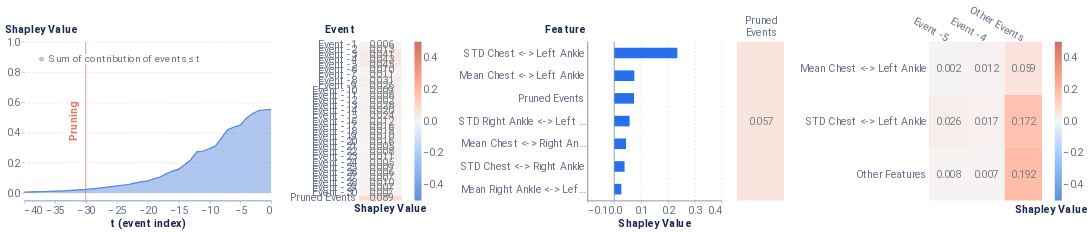

Notebook code cell kept with this figure:
### Markdown cell above
### Local Report on positive instance

### Code cell
from timeshap.explainer import local_report

pruning_dict = {'tol': 0.025}
event_dict = {'rs': 42, 'nsamples': 32000}
feature_dict = {'rs': 42, 'nsamples': 32000, 'feature_names': model_features, 'plot_features': plot_feats}
cell_dict = {'rs': 42, 'nsamples': 32000, 'top_x_feats': 2, 'top_x_events': 2}
local_report(f, pos_x_data, pruning_dict, event_dict, feature_dict, cell_dict=cell_dict, entity_uuid=positive_sequence_id, entity_col='all_id', baseline=average_event)

### Figure 1 — Vega-Lite specification as saved in the notebook (floating-point values rounded to 4 significant figures)
{"config": {"axis": {"domain": true, "domainColor": "#666F89", "grid": false, "gridCap": "round", "gridColor": "#B3B7C4", "gridDash": [2, 4], "gridWidth": 0.5, "labelColor": "#666F89", "labelFont": "Roboto, Arial, sans-serif", "labelPadding": 2, "tickColor": "#666F89", "tickOpacity": 0.5, "tickSize": 4, "titleColor": "#19274E", "titleFont": "Roboto, Arial, sans-serif", "titleFontSize": 12}, "axisBand": {"domain": true, "labelPadding": 4, "ticks": false}, "axisY": {"domain": false, "titleAlign": "left", "titleAngle": 0, "titleX": -20, "titleY": -10}, "legend": {"labelColor": "#666F89", "labelFont": "Roboto, Arial, sans-serif", "labelFontSize": 12, "symbolSize": 40, "titleColor": "#19274E", "titleFont": "Roboto, Arial, sans-serif", "titleFontSize": 12, "titlePadding": 4}, "arc": {"stroke": "#FFFFFF", "strokeWidth": 1}, "bar": {"fill": "#2770EB", "stroke": null}, "line": {"stroke": "#2770EB", "strokeWidth": 2}, "path": {"stroke": "#2770EB", "strokeWidth": 0.5}, "point": {"fill": "#2770EB", "shape": "circle", "filled": true}, "rect": {"fill": "#2770EB"}, "rule": {"stroke": "#666F89"}, "shape": {"stroke": "#2770EB"}, "text": {"color": "#19274E", "font": "Roboto, Arial, sans-serif", "fontSize": 12}, "range": {"category": ["#2770EB", "#77B98A", "#DA5252", "#FFC400", "#A87AEA", "#00A39E", "#19274E"], "diverging": ["#006360", "#2BB3AE", "#96D9D7", "#FFFFFF", "#EDAAAA", "#DA5252", "#811D1D"], "heatmap": ["#18448F", "#1B4EA5", "#2770EB", "#4C88EE", "#82ACF3", "#A6C4F7", "#E9F1FD"], "ramp": ["#18448F", "#1B4EA5", "#2770EB", "#4C88EE", "#82ACF3", "#A6C4F7", "#E9F1FD"]}, "background": "#FFFFFF", "group": {"fill": "#FFFFFF"}, "header": {"labelColor": "#19274E", "labelFont": "Roboto, Arial, sans-serif", "labelFontSize": 12, "titleColor": "#19274E", "titleFont": "Roboto, Arial, sans-serif", "titleFontSize": 16}, "title": {"anchor": "start", "color": "#19274E", "font": "Roboto, Arial, sans-serif", "fontSize": 20, "fontWeight": "bold", "offset": 20, "subtitleColor": "#19274E", "subtitleFontSize": 16}, "view": {"continuousHeight": 300, "continuousWidth": 400, "stroke": "transparent"}}, "hconcat": [{"layer": [{"mark": {"type": "area", "opacity": 0.5}, "encoding": {"color": {"field": "Coalition", "legend": {"fillColor": "white", "labelFontSize": 14, "labelLimit": 0, "orient": "top-left", "symbolSize": 50, "symbolStrokeWidth": 0, "title": null}, "scale": {"domain": ["Sum of contribution of events ≤ t"], "range": ["#618FE0"]}, "type": "nominal"}, "x": {"axis": {"labelFontSize": 15, "title": "t (event index)", "titleFontSize": 15}, "field": "t (event index)", "type": "quantitative"}, "y": {"axis": {"grid": true, "labelFontSize": 15, "titleFontSize": 15, "titleX": -28}, "field": "Shapley Value", "scale": {"domain": [-0.05, 1]}, "type": "quantitative"}}}, {"mark": "line", "encoding": {"color": {"field": "Coalition", "legend": {"fillColor": "white", "labelFontSize": 14, "labelLimit": 0, "orient": "top-left", "symbolSize": 50, "symbolStrokeWidth": 0, "title": null}, "scale": {"domain": ["Sum of contribution of events ≤ t"], "range": ["#618FE0"]}, "type": "nominal"}, "x": {"axis": {"labelFontSize": 15, "title": "t (event index)", "titleFontSize": 15}, "field": "t (event index)", "type": "quantitative"}, "y": {"axis": {"grid": true, "labelFontSize": 15, "titleFontSize": 15, "titleX": -28}, "field": "Shapley Value", "scale": {"domain": [-0.05, 1]}, "type": "quantitative"}}}, {"data": {"name": "data-214b1be6f8303b638ed06bc90701ee2d"}, "mark": {"type": "rule", "color": "#E17560"}, "encoding": {"x": {"field": "x", "type": "quantitative"}}}, {"data": {"name": "data-1ff5f42b34f55fe91292a24c0e6ec62d"}, "mark": {"type": "text", "angle": 270, "color": "#E17560", "fontSize": 15, "fontWeight": "bold", "text": "Pruning"}, "encoding": {"x": {"field": "x", "type": "quantitative"}}}], "data": {"name": "data-cea5a59822bcda18601a5234d1603b38"}, "height": 225, "width": 350}, {"layer": [{"mark": "rect", "encoding": {"color": {"field": "rounded", "legend": {"gradientLength": 225, "gradientThickness": 10, "labelFontSize": 15, "orient": "right"}, "scale": {"domain": [-0.5, 0.5], "range": ["#5f8fd6", "#99c3fb", "#f5f5f5", "#ffaa92", "#d16f5b"]}, "title": null, "type": "quantitative"}, "x": {"axis": {"title": "Shapley Value", "titleFontSize": 15}, "field": "column", "type": "ordinal"}, "y": {"axis": {"domain": false, "labelFontSize": 15, "title": "Event", "titleFontSize": 15, "titleX": -49}, "field": "Feature", "sort": ["Event -1", "Event -2", "Event -3", "Event -4", "Event -5", "Event -6", "Event -7", "Event -8", "Event -9", "Event -10", "Event -11", "Event -12", "Event -13", "Event -14", "Event -15", "Event -16", "Event -17", "Event -18", "Event -19", "Event -20", "Event -21", "Event -22", "Event -23", "Event -24", "Event -25", "Event -26", "Event -27", "Event -28", "Event -29", "Event -30", "Pruned Events"], "type": "ordinal"}}}, {"mark": {"type": "text", "align": "right", "baseline": "middle", "color": "#798184", "dx": 18, "fontSize": 15}, "encoding": {"text": {"field": "rounded_str", "type": "nominal"}, "x": {"axis": {"domain": false, "labels": false, "title": "Shapley Value", "titleX": 43}, "field": "column", "type": "ordinal"}, "y": {"axis": {"domain": false, "labelFontSize": 15, "title": "Event", "titleFontSize": 15, "titleX": -49}, "field": "Feature", "sort": ["Event -1", "Event -2", "Event -3", "Event -4", "Event -5", "Event -6", "Event -7", "Event -8", "Event -9", "Event -10", "Event -11", "Event -12", "Event -13", "Event -14", "Event -15", "Event -16", "Event -17", "Event -18", "Event -19", "Event -20", "Event -21", "Event -22", "Event -23", "Event -24", "Event -25", "Event -26", "Event -27", "Event -28", "Event -29", "Event -30", "Pruned Events"], "type": "ordinal"}}}], "data": {"name": "data-2ebb311181da288a61f36ceb0dee0a97"}, "height": 225, "width": 60}, {"layer": [{"data": {"name": "data-d706df3aeb108fd36f726d02e343b93c"}, "mark": {"type": "bar", "size": 15, "thickness": 1}, "encoding": {"x": {"axis": {"grid": true, "labelFontSize": 15, "title": "Shapley Value", "titleFontSize": 15}, "field": "Shapley Value", "scale": {"domain": [-0.1, 0.4]}, "type": "quantitative"}, "y": {"axis": {"labelFontSize": 15, "title": "Feature", "titleFontSize": 15, "titleX": -61}, "field": "Feature", "sort": {"field": "sort_col", "order": "descending"}, "type": "nominal"}}}, {"data": {"name": "data-9c00aa9dc2b1c1a0b4bf9b34ead12925"}, "mark": {"type": "rule", "color": "#798184"}, "encoding": {"x": {"field": "x", "type": "quantitative"}}}], "height": 225, "width": 190}, {"hconcat": [{"layer": [{"mark": "rect", "encoding": {"color": {"field": "rounded", "legend": null, "scale": {"domain": [-0.5, 0.5], "range": ["#5f8fd6", "#99c3fb", "#f5f5f5", "#ffaa92", "#d16f5b"]}, "title": null, "type": "quantitative"}, "x": {"axis": {"titleFontSize": 15}, "field": "Event", "type": "nominal"}, "y": {"axis": {"domain": false, "labels": false, "title": null}, "field": "Feature", "type": "nominal"}}}, {"mark": {"type": "text", "align": "right", "baseline": "middle", "color": "#798184", "dx": 18, "fontSize": 15}, "encoding": {"text": {"field": "rounded_str", "type": "nominal"}, "x": {"axis": {"domain": false, "labelAngle": 0, "labelFontSize": 15, "labelOffset": 24, "labelPadding": 30, "orient": "top", "title": null}, "field": "Event", "type": "nominal"}, "y": {"axis": {"domain": false, "labels": false, "title": null}, "field": "Feature", "type": "nominal"}}}], "data": {"name": "data-dd66ae5b026e1b75503590bc749ec32e"}, "height": 225, "width": 66.67}, {"layer": [{"mark": "rect", "encoding": {"color": {"field": "rounded", "legend": {"gradientLength": 225, "gradientThickness": 10, "labelFontSize": 15, "orient": "right"}, "scale": {"domain": [-0.5, 0.5], "range": ["#5f8fd6", "#99c3fb", "#f5f5f5", "#ffaa92", "#d16f5b"]}, "title": null, "type": "quantitative"}, "x": {"axis": {"titleFontSize": 15}, "field": "Event", "sort": ["Event -5", "Event -4"], "type": "nominal"}, "y": {"axis": {"domain": false, "labelFontSize": 15, "title": null}, "field": "Feature", "sort": ["Mean Chest <-> Left Ankle", "STD Chest <-> Left Ankle"], "type": "nominal"}}}, {"mark": {"type": "text", "align": "right", "baseline": "middle", "color": "#798184", "dx": 18, "fontSize": 15}, "encoding": {"text": {"field": "rounded_str", "type": "nominal"}, "x": {"axis": {"domain": false, "labelAngle": 30, "labelFontSize": 15, "orient": "top", "title": "Shapley Value", "titleX": 172, "titleY": 245}, "field": "Event", "sort": ["Event -5", "Event -4"], "type": "nominal"}, "y": {"axis": {"domain": false, "labelFontSize": 15, "title": null}, "field": "Feature", "sort": ["Mean Chest <-> Left Ankle", "STD Chest <-> Left Ankle"], "type": "nominal"}}}], "data": {"name": "data-faa3c35fe765f8520ad864b7b9b37582"}, "height": 225, "width": 160}], "resolve": {"scale": {"color": "independent"}}}], "resolve": {"scale": {"color": "independent"}}, "$schema": "https://vega.github.io/schema/vega-lite/v4.17.0.json", "datasets": {"data-cea5a59822bcda18601a5234d1603b38": [{"Coalition": "Sum of contribution of events > t", "t (event index)": 0, "Shapley Value": 0.0}, {"Coalition": "Sum of contribution of events ≤ t", "t (event index)": 0, "Shapley Value": 0.5511}, {"Coalition": "Sum of contribution of events > t", "t (event index)": -1, "Shapley Value": 0.002203}, {"Coalition": "Sum of contribution of events ≤ t", "t (event index)": -1, "Shapley Value": 0.5489}, {"Coalition": "Sum of contribution of events > t", "t (event index)": -2, "Shapley Value": 0.007278}, {"Coalition": "Sum of contribution of events ≤ t", "t (event index)": -2, "Shapley Value": 0.5438}, {"Coalition": "Sum of contribution of events > t", "t (event index)": -3, "Shapley Value": 0.02611}, {"Coalition": "Sum of contribution of events ≤ t", "t (event index)": -3, "Shapley Value": 0.525}, {"Coalition": "Sum of contribution of events > t", "t (event index)": -4, "Shapley Value": 0.05748}, {"Coalition": "Sum of contribution of events ≤ t", "t (event index)": -4, "Shapley Value": 0.4936}, {"Coalition": "Sum of contribution of events > t", "t (event index)": -5, "Shapley Value": 0.1027}, {"Coalition": "Sum of contribution of events ≤ t", "t (event index)": -5, "Shapley Value": 0.4484}, {"Coalition": "Sum of contribution of events > t", "t (event index)": -6, "Shapley Value": 0.1158}, {"Coalition": "Sum of contribution of events ≤ t", "t (event index)": -6, "Shapley Value": 0.4353}, {"Coalition": "Sum of contribution of events > t", "t (event index)": -7, "Shapley Value": 0.133}, {"Coalition": "Sum of contribution of events ≤ t", "t (event index)": -7, "Shapley Value": 0.4181}, {"Coalition": "Sum of contribution of events > t", "t (event index)": -8, "Shapley Value": 0.1861}, {"Coalition": "Sum of contribution of events ≤ t", "t (event index)": -8, "Shapley Value": 0.365}, {"Coalition": "Sum of contribution of events > t", "t (event index)": -9, "Shapley Value": 0.2402}, {"Coalition": "Sum of contribution of events ≤ t", "t (event index)": -9, "Shapley Value": 0.3109}, {"Coalition": "Sum of contribution of events > t", "t (event index)": -10, "Shapley Value": 0.2587}, {"Coalition": "Sum of contribution of events ≤ t", "t (event index)": -10, "Shapley Value": 0.2924}, {"Coalition": "Sum of contribution of events > t", "t (event index)": -11, "Shapley Value": 0.2745}, {"Coalition": "Sum of contribution of events ≤ t", "t (event index)": -11, "Shapley Value": 0.2766}, {"Coalition": "Sum of contribution of events > t", "t (event index)": -12, "Shapley Value": 0.2787}, {"Coalition": "Sum of contribution of events ≤ t", "t (event index)": -12, "Shapley Value": 0.2724}, {"Coalition": "Sum of contribution of events > t", "t (event index)": -13, "Shapley Value": 0.3319}, {"Coalition": "Sum of contribution of events ≤ t", "t (event index)": -13, "Shapley Value": 0.2191}, {"Coalition": "Sum of contribution of events > t", "t (event index)": -14, "Shapley Value": 0.3654}, {"Coalition": "Sum of contribution of events ≤ t", "t (event index)": -14, "Shapley Value": 0.1856}, {"Coalition": "Sum of contribution of events > t", "t (event index)": -15, "Shapley Value": 0.3947}, {"Coalition": "Sum of contribution of events ≤ t", "t (event index)": -15, "Shapley Value": 0.1564}, {"Coalition": "Sum of contribution of events > t", "t (event index)": -16, "Shapley Value": 0.4075}, {"Coalition": "Sum of contribution of events ≤ t", "t (event index)": -16, "Shapley Value": 0.1436}, {"Coalition": "Sum of contribution of events > t", "t (event index)": -17, "Shapley Value": 0.4246}, {"Coalition": "Sum of contribution of events ≤ t", "t (event index)": -17, "Shapley Value": 0.1265}, {"Coalition": "Sum of contribution of events > t", "t (event index)": -18, "Shapley Value": 0.4466}, {"Coalition": "Sum of contribution of events ≤ t", "t (event index)": -18, "Shapley Value": 0.1045}, {"Coalition": "Sum of contribution of events > t", "t (event index)": -19, "Shapley Value": 0.4585}, {"Coalition": "Sum of contribution of events ≤ t", "t (event index)": -19, "Shapley Value": 0.0926}, {"Coalition": "Sum of contribution of events > t", "t (event index)": -20, "Shapley Value": 0.4724}, {"Coalition": "Sum of contribution of events ≤ t", "t (event index)": -20, "Shapley Value": 0.07869}, {"Coalition": "Sum of contribution of events > t", "t (event index)": -21, "Shapley Value": 0.4768}, {"Coalition": "Sum of contribution of events ≤ t", "t (event index)": -21, "Shapley Value": 0.07425}, {"Coalition": "Sum of contribution of events > t", "t (event index)": -22, "Shapley Value": 0.4852}, {"Coalition": "Sum of contribution of events ≤ t", "t (event index)": -22, "Shapley Value": 0.06592}, {"Coalition": "Sum of contribution of events > t", "t (event index)": -23, "Shapley Value": 0.4943}, {"Coalition": "Sum of contribution of events ≤ t", "t (event index)": -23, "Shapley Value": 0.05683}, {"Coalition": "Sum of contribution of events > t", "t (event index)": -24, "Shapley Value": 0.4995}, {"Coalition": "Sum of contribution of events ≤ t", "t (event index)": -24, "Shapley Value": 0.05158}, {"Coalition": "Sum of contribution of events > t", "t (event index)": -25, "Shapley Value": 0.5054}, {"Coalition": "Sum of contribution of events ≤ t", "t (event index)": -25, "Shapley Value": 0.04567}, {"Coalition": "Sum of contribution of events > t", "t (event index)": -26, "Shapley Value": 0.5097}, {"Coalition": "Sum of contribution of events ≤ t", "t (event index)": -26, "Shapley Value": 0.04138}, {"Coalition": "Sum of contribution of events > t", "t (event index)": -27, "Shapley Value": 0.5145}, {"Coalition": "Sum of contribution of events ≤ t", "t (event index)": -27, "Shapley Value": 0.03657}, {"Coalition": "Sum of contribution of events > t", "t (event index)": -28, "Shapley Value": 0.5203}, {"Coalition": "Sum of contribution of events ≤ t", "t (event index)": -28, "Shapley Value": 0.03078}, {"Coalition": "Sum of contribution of events > t", "t (event index)": -29, "Shapley Value": 0.5243}, {"Coalition": "Sum of contribution of events ≤ t", "t (event index)": -29, "Shapley Value": 0.02676}, {"Coalition": "Sum of contribution of events > t", "t (event index)": -30, "Shapley Value": 0.5287}, {"Coalition": "Sum of contribution of events ≤ t", "t (event index)": -30, "Shapley Value": 0.02235}, {"Coalition": "Sum of contribution of events > t", "t (event index)": -31, "Shapley Value": 0.5302}, {"Coalition": "Sum of contribution of events ≤ t", "t (event index)": -31, "Shapley Value": 0.02091}, {"Coalition": "Sum of contribution of events > t", "t (event index)": -32, "Shapley Value": 0.5337}, {"Coalition": "Sum of contribution of events ≤ t", "t (event index)": -32, "Shapley Value": 0.01741}, {"Coalition": "Sum of contribution of events > t", "t (event index)": -33, "Shapley Value": 0.5365}, {"Coalition": "Sum of contribution of events ≤ t", "t (event index)": -33, "Shapley Value": 0.01459}, {"Coalition": "Sum of contribution of events > t", "t (event index)": -34, "Shapley Value": 0.5382}, {"Coalition": "Sum of contribution of events ≤ t", "t (event index)": -34, "Shapley Value": 0.01293}, {"Coalition": "Sum of contribution of events > t", "t (event index)": -35, "Shapley Value": 0.5396}, {"Coalition": "Sum of contribution of events ≤ t", "t (event index)": -35, "Shapley Value": 0.01144}, {"Coalition": "Sum of contribution of events > t", "t (event index)": -36, "Shapley Value": 0.541}, {"Coalition": "Sum of contribution of events ≤ t", "t (event index)": -36, "Shapley Value": 0.01008}, {"Coalition": "Sum of contribution of events > t", "t (event index)": -37, "Shapley Value": 0.5422}, {"Coalition": "Sum of contribution of events ≤ t", "t (event index)": -37, "Shapley Value": 0.008864}, {"Coalition": "Sum of contribution of events > t", "t (event index)": -38, "Shapley Value": 0.5436}, {"Coalition": "Sum of contribution of events ≤ t", "t (event index)": -38, "Shapley Value": 0.007482}, {"Coalition": "Sum of contribution of events > t", "t (event index)": -39, "Shapley Value": 0.5444}, {"Coalition": "Sum of contribution of events ≤ t", "t (event index)": -39, "Shapley Value": 0.006716}, {"Coalition": "Sum of contribution of events > t", "t (event index)": -40, "Shapley Value": 0.5455}, {"Coalition": "Sum of contribution of events ≤ t", "t (event index)": -40, "Shapley Value": 0.005631}], "data-214b1be6f8303b638ed06bc90701ee2d": [{"x": -30}], "data-1ff5f42b34f55fe91292a24c0e6ec62d": [{"x": -32}], "data-2ebb311181da288a61f36ceb0dee0a97": [{"Shapley Value": 0.005546, "Feature": "Event -1", "row": 1, "column": 1, "rounded": 0.006, "rounded_str": "0.006"}, {"Shapley Value": 0.01268, "Feature": "Event -2", "row": 2, "column": 1, "rounded": 0.013, "rounded_str": "0.013"}, {"Shapley Value": 0.04058, "Feature": "Event -3", "row": 3, "column": 1, "rounded": 0.041, "rounded_str": "0.041"}, {"Shapley Value": 0.04303, "Feature": "Event -4", "row": 4, "column": 1, "rounded": 0.043, "rounded_str": "0.043"}, {"Shapley Value": 0.04459, "Feature": "Event -5", "row": 5, "column": 1, "rounded": 0.045, "rounded_str": "0.045"}, {"Shapley Value": 0.009846, "Feature": "Event -6", "row": 6, "column": 1, "rounded": 0.01, "rounded_str": "0.010"}, {"Shapley Value": 0.01128, "Feature": "Event -7", "row": 7, "column": 1, "rounded": 0.011, "rounded_str": "0.011"}, {"Shapley Value": 0.03075, "Feature": "Event -8", "row": 8, "column": 1, "rounded": 0.031, "rounded_str": "0.031"}, {"Shapley Value": 0.0261, "Feature": "Event -9", "row": 9, "column": 1, "rounded": 0.026, "rounded_str": "0.026"}, {"Shapley Value": 0.008995, "Feature": "Event -10", "row": 10, "column": 1, "rounded": 0.009, "rounded_str": "0.009"}, {"Shapley Value": 0.008095, "Feature": "Event -11", "row": 11, "column": 1, "rounded": 0.008, "rounded_str": "0.008"}, {"Shapley Value": 0.002409, "Feature": "Event -12", "row": 12, "column": 1, "rounded": 0.002, "rounded_str": "0.002"}, {"Shapley Value": 0.0278, "Feature": "Event -13", "row": 13, "column": 1, "rounded": 0.028, "rounded_str": "0.028"}, {"Shapley Value": 0.01985, "Feature": "Event -14", "row": 14, "column": 1, "rounded": 0.02, "rounded_str": "0.020"}, {"Shapley Value": 0.02388, "Feature": "Event -15", "row": 15, "column": 1, "rounded": 0.024, "rounded_str": "0.024"}, {"Shapley Value": 0.01228, "Feature": "Event -16", "row": 16, "column": 1, "rounded": 0.012, "rounded_str": "0.012"}, {"Shapley Value": 0.01562, "Feature": "Event -17", "row": 17, "column": 1, "rounded": 0.016, "rounded_str": "0.016"}, {"Shapley Value": 0.01843, "Feature": "Event -18", "row": 18, "column": 1, "rounded": 0.018, "rounded_str": "0.018"}, {"Shapley Value": 0.01024, "Feature": "Event -19", "row": 19, "column": 1, "rounded": 0.01, "rounded_str": "0.010"}, {"Shapley Value": 0.01597, "Feature": "Event -20", "row": 20, "column": 1, "rounded": 0.016, "rounded_str": "0.016"}, {"Shapley Value": 0.004774, "Feature": "Event -21", "row": 21, "column": 1, "rounded": 0.005, "rounded_str": "0.005"}, {"Shapley Value": 0.008174, "Feature": "Event -22", "row": 22, "column": 1, "rounded": 0.008, "rounded_str": "0.008"}, {"Shapley Value": 0.01077, "Feature": "Event -23", "row": 23, "column": 1, "rounded": 0.011, "rounded_str": "0.011"}, {"Shapley Value": 0.005027, "Feature": "Event -24", "row": 24, "column": 1, "rounded": 0.005, "rounded_str": "0.005"}, {"Shapley Value": 0.008739, "Feature": "Event -25", "row": 25, "column": 1, "rounded": 0.009, "rounded_str": "0.009"}, {"Shapley Value": 0.006018, "Feature": "Event -26", "row": 26, "column": 1, "rounded": 0.006, "rounded_str": "0.006"}, {"Shapley Value": 0.007073, "Feature": "Event -27", "row": 27, "column": 1, "rounded": 0.007, "rounded_str": "0.007"}, {"Shapley Value": 0.01023, "Feature": "Event -28", "row": 28, "column": 1, "rounded": 0.01, "rounded_str": "0.010"}, {"Shapley Value": 0.007007, "Feature": "Event -29", "row": 29, "column": 1, "rounded": 0.007, "rounded_str": "0.007"}, {"Shapley Value": 0.006649, "Feature": "Event -30", "row": 30, "column": 1, "rounded": 0.007, "rounded_str": "0.007"}, {"Shapley Value": 0.08864, "Feature": "Pruned Events", "row": 31, "column": 1, "rounded": 0.089, "rounded_str": "0.089"}], "data-d706df3aeb108fd36f726d02e343b93c": [{"Random seed": 42, "NSamples": 32000, "Feature": "Mean Chest <-> Right Ankle", "Shapley Value": 0.04417, "sort_col": 0.04417}, {"Random seed": 42, "NSamples": 32000, "Feature": "STD Chest <-> Right Ankle", "Shapley Value": 0.03857, "sort_col": 0.03857}, {"Random seed": 42, "NSamples": 32000, "Feature": "Mean Chest <-> Left Ankle", "Shapley Value": 0.075, "sort_col": 0.075}, {"Random seed": 42, "NSamples": 32000, "Feature": "STD Chest <-> Left Ankle", "Shapley Value": 0.2354, "sort_col": 0.2354}, {"Random seed": 42, "NSamples": 32000, "Feature": "Mean Right Ankle <-> Left Ankle", "Shapley Value": 0.02652, "sort_col": 0.02652}, {"Random seed": 42, "NSamples": 32000, "Feature": "STD Right Ankle <-> Left Ankle", "Shapley Value": 0.05742, "sort_col": 0.05742}, {"Random seed": 42, "NSamples": 32000, "Feature": "Pruned Events", "Shapley Value": 0.07395, "sort_col": 0.07395}], "data-9c00aa9dc2b1c1a0b4bf9b34ead12925": [{"x": 0}], "data-dd66ae5b026e1b75503590bc749ec32e": [{"Event": ["Pruned", "Events"], "Feature": "Other features", "rounded": 0.057, "rounded_str": "0.057"}], "data-faa3c35fe765f8520ad864b7b9b37582": [{"Event": "Other Events", "Feature": "Other Features", "Shapley Value": 0.1923, "rounded": 0.192, "rounded_str": "0.192"}, {"Event": "Other Events", "Feature": "STD Chest <-> Left Ankle", "Shapley Value": 0.1724, "rounded": 0.172, "rounded_str": "0.172"}, {"Event": "Other Events", "Feature": "Mean Chest <-> Left Ankle", "Shapley Value": 0.05867, "rounded": 0.059, "rounded_str": "0.059"}, {"Event": "Event -5", "Feature": "STD Chest <-> Left Ankle", "Shapley Value": 0.02568, "rounded": 0.026, "rounded_str": "0.026"}, {"Event": "Event -4", "Feature": "STD Chest <-> Left Ankle", "Shapley Value": 0.01698, "rounded": 0.017, "rounded_str": "0.017"}, {"Event": "Event -4", "Feature": "Mean Chest <-> Left Ankle", "Shapley Value": 0.0119, "rounded": 0.012, "rounded_str": "0.012"}, {"Event": "Event -5", "Feature": "Other Features", "Shapley Value": 0.007661, "rounded": 0.008, "rounded_str": "0.008"}, {"Event": "Event -4", "Feature": "Other Features", "Shapley Value": 0.00715, "rounded": 0.007, "rounded_str": "0.007"}, {"Event": "Event -5", "Feature": "Mean Chest <-> Left Ankle", "Shapley Value": 0.001682, "rounded": 0.002, "rounded_str": "0.002"}]}}
